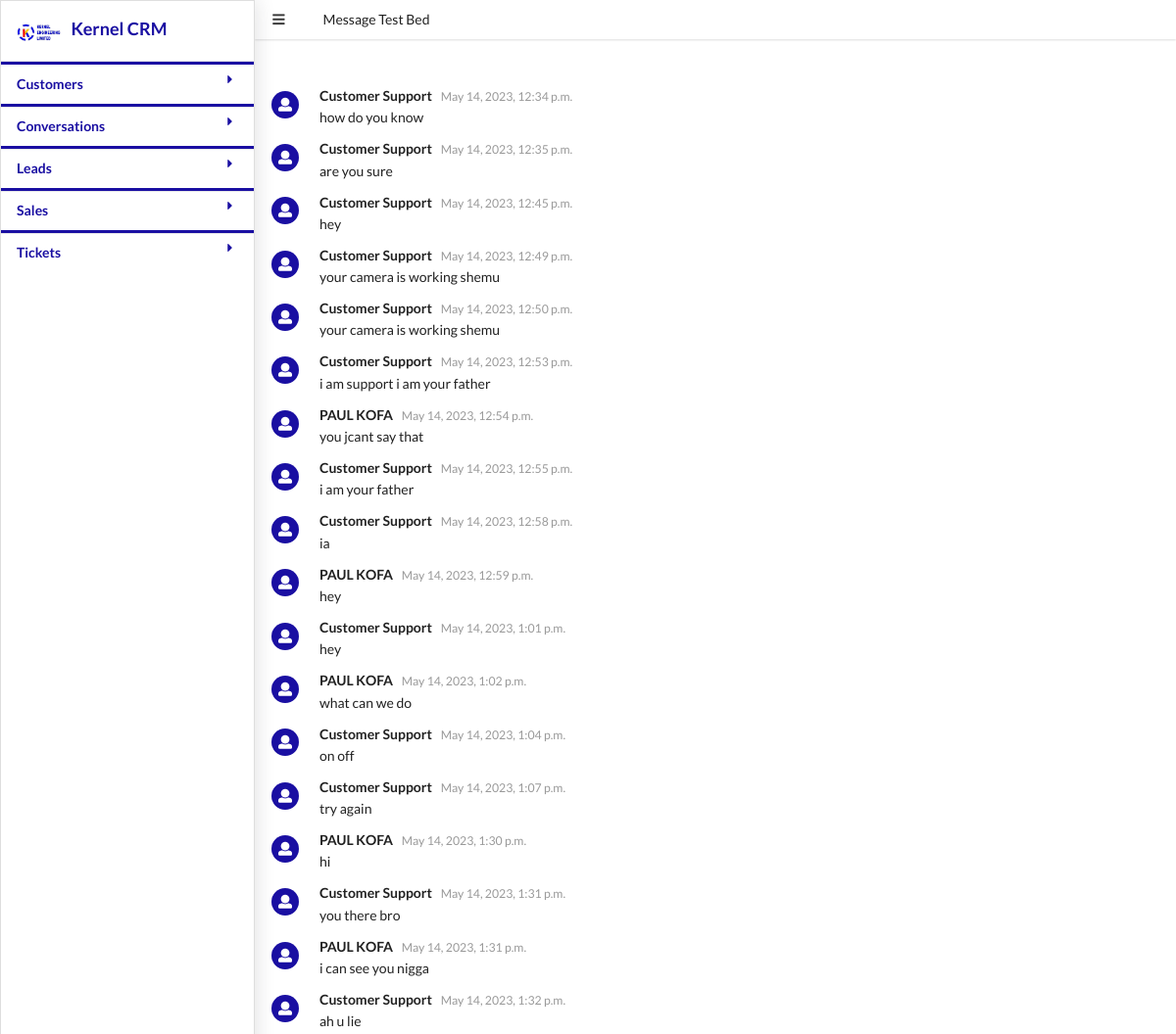
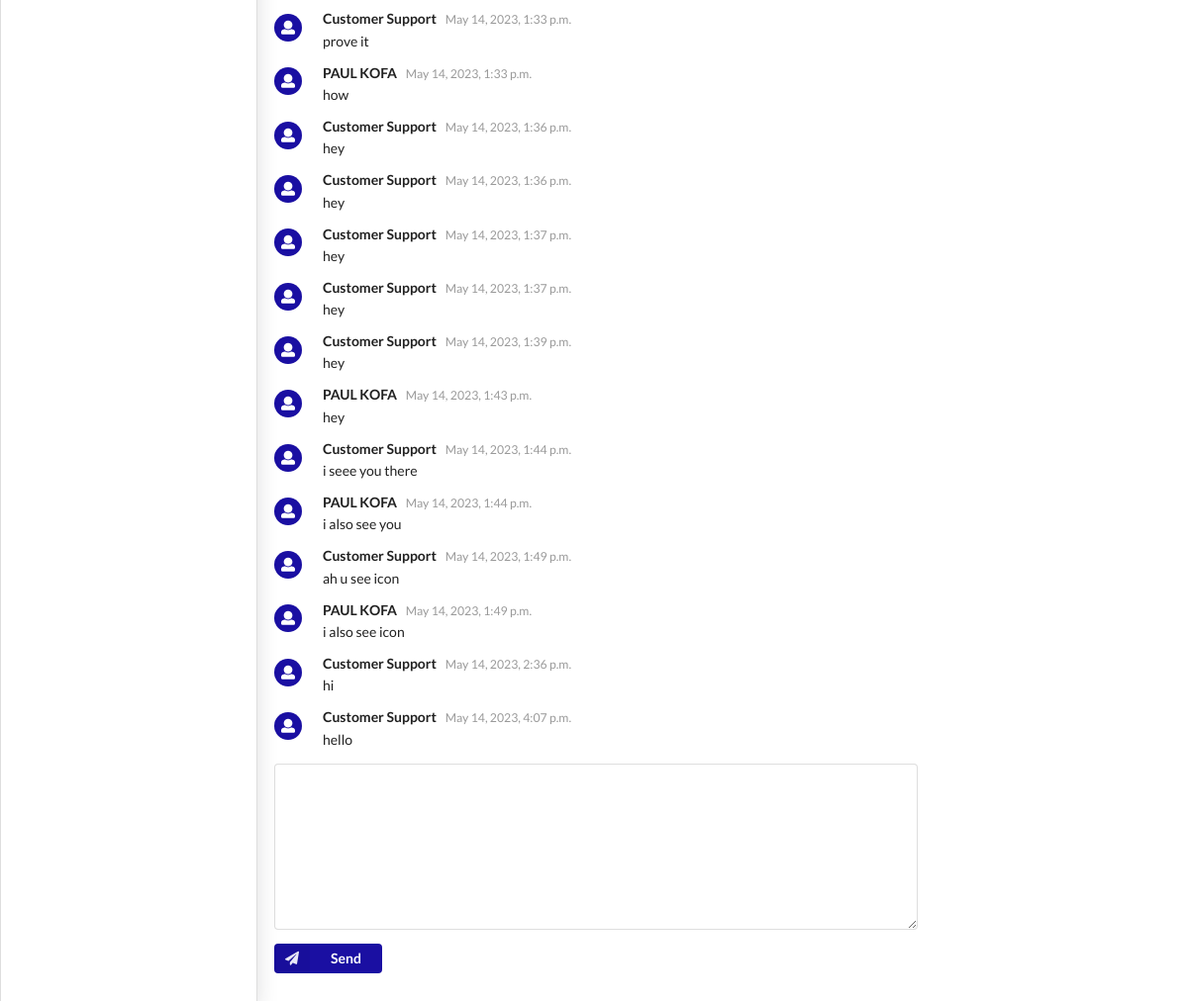
Screenshot of /chat/testbed/34tt0f6f1cdammb616jqum1124eeq9ub with the database file from the repository (2 pictures, top to bottom).
### crmapp/models.py (models this page shows, shortened)
class Message(models.Model):
	date_added = models.DateTimeField(auto_now=True)
	conversation = models.ForeignKey(Conversation,on_delete= models.PROTECT)
	message_to = models.ForeignKey(Persona, on_delete = models.PROTECT ,related_name='message_to',null=True)
	message_from = models.ForeignKey(Persona, on_delete = models.PROTECT,related_name='message_from')
	status = models.CharField(choices = message_status,max_length=50,default='sent')
	body = models.CharField(max_length=200)

class Persona(models.Model):
	first_name = models.CharField(max_length=200)
	last_name = models.CharField(max_length=200)
	email = models.CharField(max_length=200)
	phone = models.CharField(max_length=200)
	date_added = models.DateTimeField(auto_now=True)
	def __str__(self):
			return self.first_name +" "+ self.last_name

### crmapp/views.py (the view)
# urls.py: path('chat/testbed/<str:conversation_id>',views.testbed,name='testbed'),
def testbed(request,conversation_id):
	template=loader.get_template('crmapp/testbed.html')
	if (conversation_id == 'new'):
		session_key =get_session_key(request)
		messages = Message.objects.filter(conversation__session_key=session_key)
		if (len(messages)>=1):
			is_new =False
		else :
			is_new = True
		context ={'is_new':is_new,'messages':messages}
		return HttpResponse(template.render(context,request))
	elif(conversation_id.endswith('recieve')):
		conversation_id =conversation_id.replace('recieve','')
		my_response = check_for_mine(request,conversation_id)
		return my_response
	else :
		if request.user.is_authenticated:
			messages = Message.objects.filter(conversation__session_key=conversation_id)
			context={'message_list':messages}
			agent = Agent.objects.get(user=request.user)
			print(agent)
			context['agent'] = agent
			print("hi")
		else:
			messages = Message.objects.filter(conversation__session_key=conversation_id)
			context={'message_list':messages}
	customer_form = CustomerForm()
	lead_form = LeadForm()
	ticket_form = TicketForm()
	sale_form = SaleForm()
	notification_form  = NotificationForm()
	context['sale_form'] = sale_form
	context['lead_form'] = lead_form
	context['ticket_form'] = ticket_form
	context['customer_form'] = customer_form
	context['conversation_id'] = conversation_id
	context['notification_form'] = notification_form
	my_conversation=Conversation.objects.get(session_key=conversation_id)
	context['conversation'] = my_conversation
	return HttpResponse(template.render(context,request))

### crmapp/forms.py
class SaleForm(forms.ModelForm):
	class Meta:
		model = Sale
		fields =[
			'transaction_date',
			'product',
			'sale_customer']

class LeadForm(forms.ModelForm):
	class Meta:
		model = Lead
		fields = [
			'note',
			'lead_customer',
			'intrested_in',
			'conversations',
			'elevator' ,
			'state'
			]

### crmapp/models.py (called while the page is built)
	def __str__(self):
			return  self.name

	def __str__(self):
			return self.name

	def __str__(self):
			return self.tittle

	def __str__(self):
			return self.tittle

	def __str__(self):
			return self.conversation_customer.first_name

	def __str__(self):
			return self.note + str(self.elevator)

### crmapp/templates/crmapp/testbed.html (shortened to what this page needs)
{% extends "base.html" %}
{% block content %}
<div class="ui comments">
{% if message_list %}
{% for message in message_list%}
<div class="comment">
         			<a class="avatar"><i class="circular inverted user icon" style="background-color:#1a0fa2!important "></i> </a>
					<div class="content"><a class="author">{{message.message_from}}</a>
					<div class="metadata"><div class="date">{{message.date_added}}</div></div>
					<div class="text"><p>{{message.body}}</p></div></div></div>
{% endfor %}
{%  endif %}
  <form class="ui reply form" method="post" data-chat="/message/endpoint/" id="message_form">
    <div class="field">
      <textarea name="message" id="message_text" value=''></textarea>
    </div>
    {% if is_new %}
   <button class="ui blue  labeled icon button compact" type="button" id="add_user">
      <i class="icon send"></i> Send
    </button>
{% else %}
    <button class="ui blue  labeled icon button compact"  type="submit">
      <i class="icon send"></i> Send
    </button>
{% endif %}
  </form>
</div>
{% endblock %}

### crmapp/templates/base.html (style rules this page uses)
.blue.button { background-color: #1a0fa2 !important; }

### rows the page displays
Message: message_from "Customer Support", date_added "May 14, 2023, 12:34 p.m.", body "how do you know"
Message: message_from "Customer Support", date_added "May 14, 2023, 12:35 p.m.", body "are you sure"
Message: message_from "Customer Support", date_added "May 14, 2023, 12:45 p.m.", body "hey"
Message: message_from "Customer Support", date_added "May 14, 2023, 12:49 p.m.", body "your camera is working shemu"
Message: message_from "Customer Support", date_added "May 14, 2023, 12:50 p.m.", body "your camera is working shemu"
Message: message_from "Customer Support", date_added "May 14, 2023, 12:53 p.m.", body "i am support i am your father"
Message: message_from "PAUL KOFA", date_added "May 14, 2023, 12:54 p.m.", body "you jcant say that"
Message: message_from "Customer Support", date_added "May 14, 2023, 12:55 p.m.", body "i am your father"
Message: message_from "Customer Support", date_added "May 14, 2023, 12:58 p.m.", body "ia"
Message: message_from "PAUL KOFA", date_added "May 14, 2023, 12:59 p.m.", body "hey"
Message: message_from "Customer Support", date_added "May 14, 2023, 1:01 p.m.", body "hey"
Message: message_from "PAUL KOFA", date_added "May 14, 2023, 1:02 p.m.", body "what can we do"
Message: message_from "Customer Support", date_added "May 14, 2023, 1:04 p.m.", body "on off"
Message: message_from "Customer Support", date_added "May 14, 2023, 1:07 p.m.", body "try again"
Message: message_from "PAUL KOFA", date_added "May 14, 2023, 1:30 p.m.", body "hi"
Message: message_from "Customer Support", date_added "May 14, 2023, 1:31 p.m.", body "you there bro"
Message: message_from "PAUL KOFA", date_added "May 14, 2023, 1:31 p.m.", body "i can see you nigga"
Message: message_from "Customer Support", date_added "May 14, 2023, 1:32 p.m.", body "ah u lie"
Message: message_from "Customer Support", date_added "May 14, 2023, 1:33 p.m.", body "prove it"
Message: message_from "PAUL KOFA", date_added "May 14, 2023, 1:33 p.m.", body "how"
Message: message_from "Customer Support", date_added "May 14, 2023, 1:36 p.m.", body "hey"
Message: message_from "Customer Support", date_added "May 14, 2023, 1:36 p.m.", body "hey"
Message: message_from "Customer Support", date_added "May 14, 2023, 1:37 p.m.", body "hey"
Message: message_from "Customer Support", date_added "May 14, 2023, 1:37 p.m.", body "hey"
Message: message_from "Customer Support", date_added "May 14, 2023, 1:39 p.m.", body "hey"
Message: message_from "PAUL KOFA", date_added "May 14, 2023, 1:43 p.m.", body "hey"
Message: message_from "Customer Support", date_added "May 14, 2023, 1:44 p.m.", body "i seee you there"
Message: message_from "PAUL KOFA", date_added "May 14, 2023, 1:44 p.m.", body "i also see you"
Message: message_from "Customer Support", date_added "May 14, 2023, 1:49 p.m.", body "ah u see icon"
Message: message_from "PAUL KOFA", date_added "May 14, 2023, 1:49 p.m.", body "i also see icon"
Message: message_from "Customer Support", date_added "May 14, 2023, 2:36 p.m.", body "hi"
Message: message_from "Customer Support", date_added "May 14, 2023, 4:07 p.m.", body "hello"
